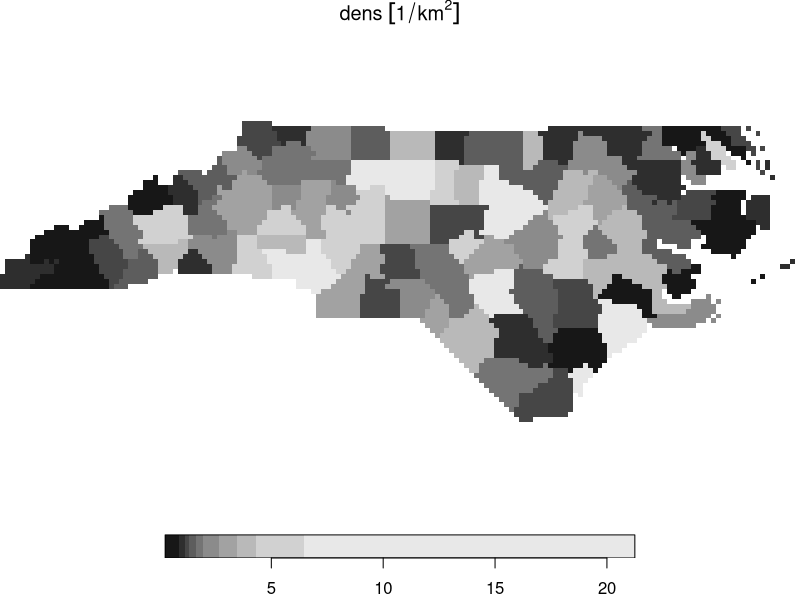
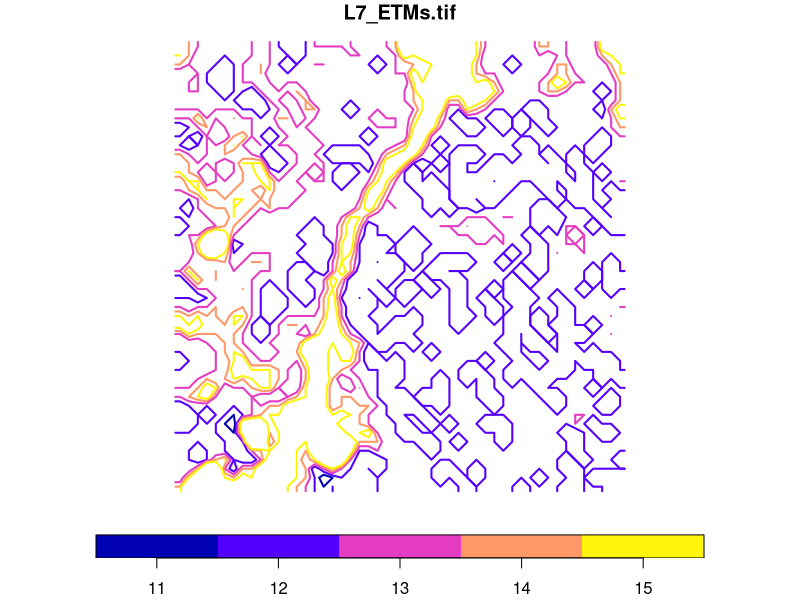
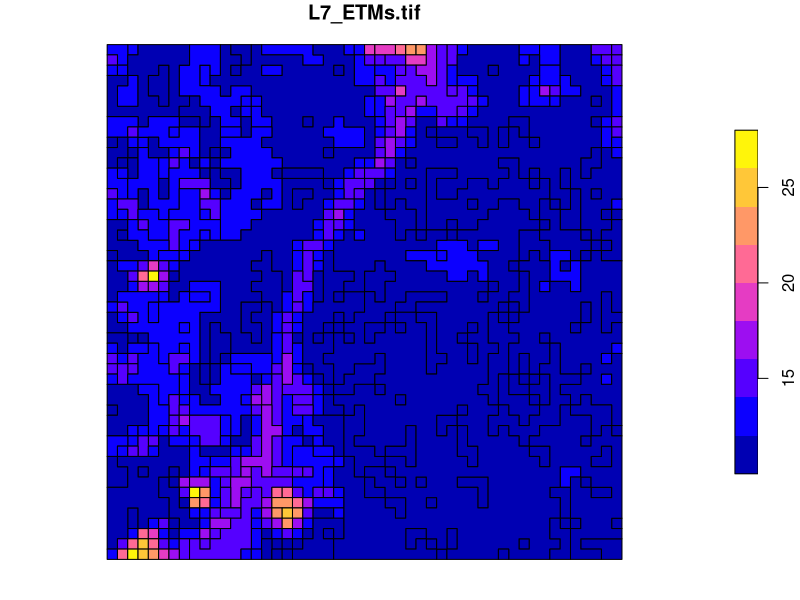
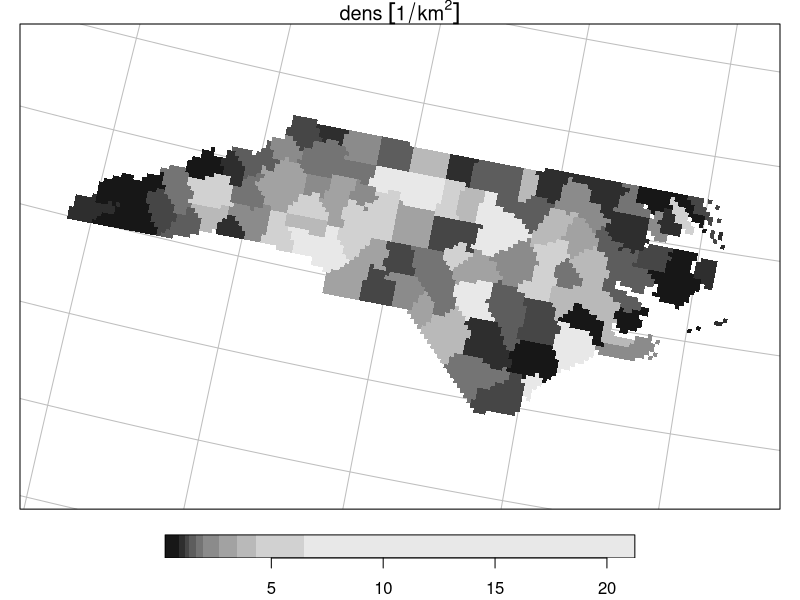
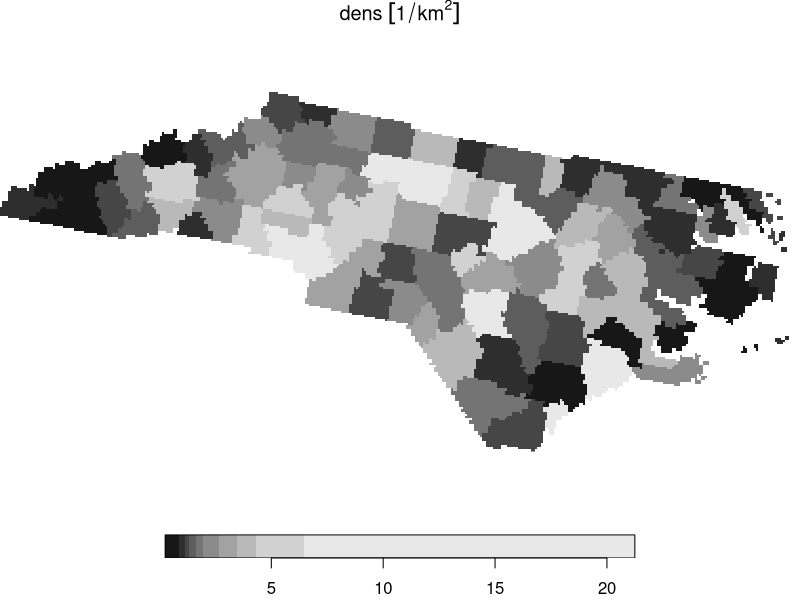

The R script that drew these images, in order:
## ---- chunk 1
knitr::opts_chunk$set(echo = TRUE, collapse = TRUE, dev = "png")
suppressPackageStartupMessages(library(sf))
knitr::opts_chunk$set(fig.height = 4.5)
knitr::opts_chunk$set(fig.width = 6)
ev = TRUE
## ---- chunk 2
library(stars)
system.file("gpkg/nc.gpkg", package = "sf") |>
  read_sf() |>
  st_transform(32119) -> nc
nc$dens = nc$BIR79 / units::set_units(st_area(nc), km^2)
(nc.st = st_rasterize(nc["dens"], dx = 5000, dy = 5000))
plot(nc.st)
## ---- chunk 3
tif = system.file("tif/L7_ETMs.tif", package = "stars")
x = read_stars(tif)[, 1:50, 1:50, 1:2]
x[[1]] = round(x[[1]]/5)
## ---- chunk 4
l =  st_contour(x, contour_lines = TRUE, breaks = 11:15)
plot(l[1], key.pos = 1, pal = sf.colors, lwd = 2, key.length = 0.8)
## ---- chunk 5
st_as_sf(x, as_points = TRUE, merge = FALSE)
## ---- chunk 6
st_as_sf(x, as_points = TRUE, merge = FALSE, long = TRUE)
## ---- chunk 7
st_as_sf(x[1], as_points = FALSE, merge = FALSE)
## ---- chunk 8
p = st_as_sf(x, as_points = FALSE, merge = TRUE)
## ---- chunk 9
plot(p)
## ---- chunk 10
x.sf = st_xy2sfc(x, as_points = TRUE)
x.sf
## ---- chunk 11
nc.st |> st_transform("+proj=laea +lat_0=34 +lon_0=-60") -> nc.curv
nc.curv
plot(nc.curv, border = NA, graticule = TRUE)
## ---- chunk 12
nc |> st_transform("+proj=laea +lat_0=34 +lon_0=-60") |> st_bbox() |>
	st_as_stars() -> newgrid
## ---- chunk 13
nc.st |> st_warp(newgrid) -> nc.new
nc.new 
plot(nc.new)
